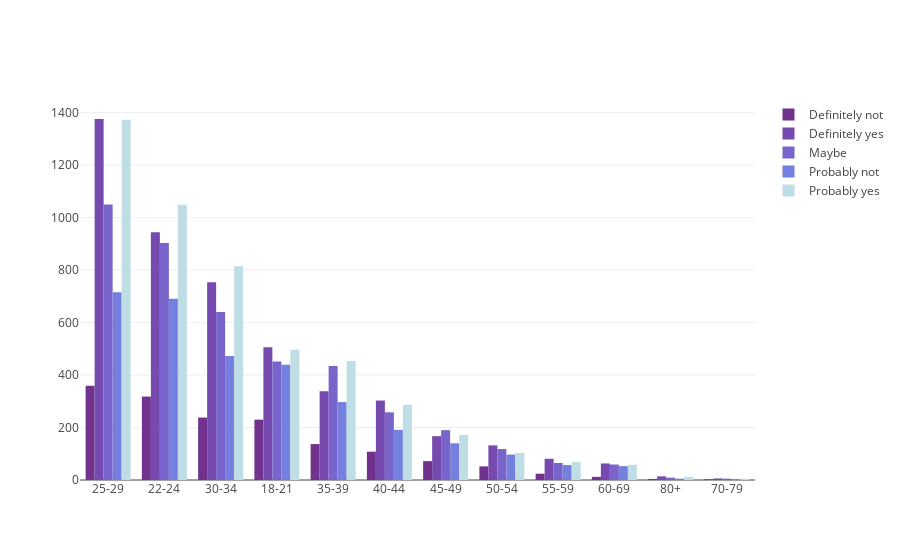

Here is the notebook cell this chart was saved with:
### Code cell
trace1 = go.Bar(
    x=xp,
    y=DP_df['Definitely not'],
    name='Definitely not',
    marker = dict(color="rgb(113, 50, 141)")
)
trace2 = go.Bar(
    x=xp,
    y=DP_df['Definitely yes'],
    name='Definitely yes',
    marker = dict(color="rgb(119, 74, 175)")
)

trace3 = go.Bar(
    x=xp,
    y=DP_df['Maybe'],
    name='Maybe',
    marker = dict(color="rgb(120, 100, 202)")
)

trace4 = go.Bar(
    x=xp,
    y=DP_df['Probably not'],
    name='Probably not',
    marker = dict(color="rgb(117, 127, 221)")
)

trace5 = go.Bar(
    x=xp,
    y=DP_df['Probably yes'],
    name='Probably yes',
    marker = dict(color="rgb(191, 221, 229)")
)

data = [trace1, trace2, trace3, trace4, trace5]
layout = go.Layout(
    barmode='group'
)

fig = go.Figure(data=data, layout=layout)
py.iplot(fig, filename='grouped-bar')

### Figure 1 — Plotly figure (JSON) as saved in the notebook; plotly's stock layout.template omitted (floating-point values rounded to 4 significant figures)
{"data": [{"marker": {"color": "rgb(113, 50, 141)"}, "name": "Definitely not", "type": "bar", "uid": "38786c50-9fe3-43d3-b53f-598edf6eaf9e", "x": ["25-29", "22-24", "30-34", "18-21", "35-39", "40-44", "45-49", "50-54", "55-59", "60-69", "80+", "70-79"], "y": [359, 318, 238, 230, 137, 108, 72, 52, 24, 12, 4, 3]}, {"marker": {"color": "rgb(119, 74, 175)"}, "name": "Definitely yes", "type": "bar", "uid": "f07b46a5-87de-4383-b478-d09f61c1d16e", "x": ["25-29", "22-24", "30-34", "18-21", "35-39", "40-44", "45-49", "50-54", "55-59", "60-69", "80+", "70-79"], "y": [1376, 944, 754, 506, 338, 303, 167, 132, 81, 63, 14, 6]}, {"marker": {"color": "rgb(120, 100, 202)"}, "name": "Maybe", "type": "bar", "uid": "ce706082-2c8d-4d99-8605-6646662a52db", "x": ["25-29", "22-24", "30-34", "18-21", "35-39", "40-44", "45-49", "50-54", "55-59", "60-69", "80+", "70-79"], "y": [1050, 903, 640, 452, 435, 258, 190, 118, 65, 59, 9, 5]}, {"marker": {"color": "rgb(117, 127, 221)"}, "name": "Probably not", "type": "bar", "uid": "05dd6fae-48c5-4a6b-81e6-fb44c7bf18dc", "x": ["25-29", "22-24", "30-34", "18-21", "35-39", "40-44", "45-49", "50-54", "55-59", "60-69", "80+", "70-79"], "y": [716, 691, 473, 439, 297, 191, 140, 97, 57, 53, 5, 3]}, {"marker": {"color": "rgb(191, 221, 229)"}, "name": "Probably yes", "type": "bar", "uid": "a15620f8-a9f7-4d7b-9093-607b83dc9fc6", "x": ["25-29", "22-24", "30-34", "18-21", "35-39", "40-44", "45-49", "50-54", "55-59", "60-69", "80+", "70-79"], "y": [1373, 1049, 815, 496, 454, 287, 172, 103, 69, 58, 12, 5]}], "layout": {"barmode": "group"}}
